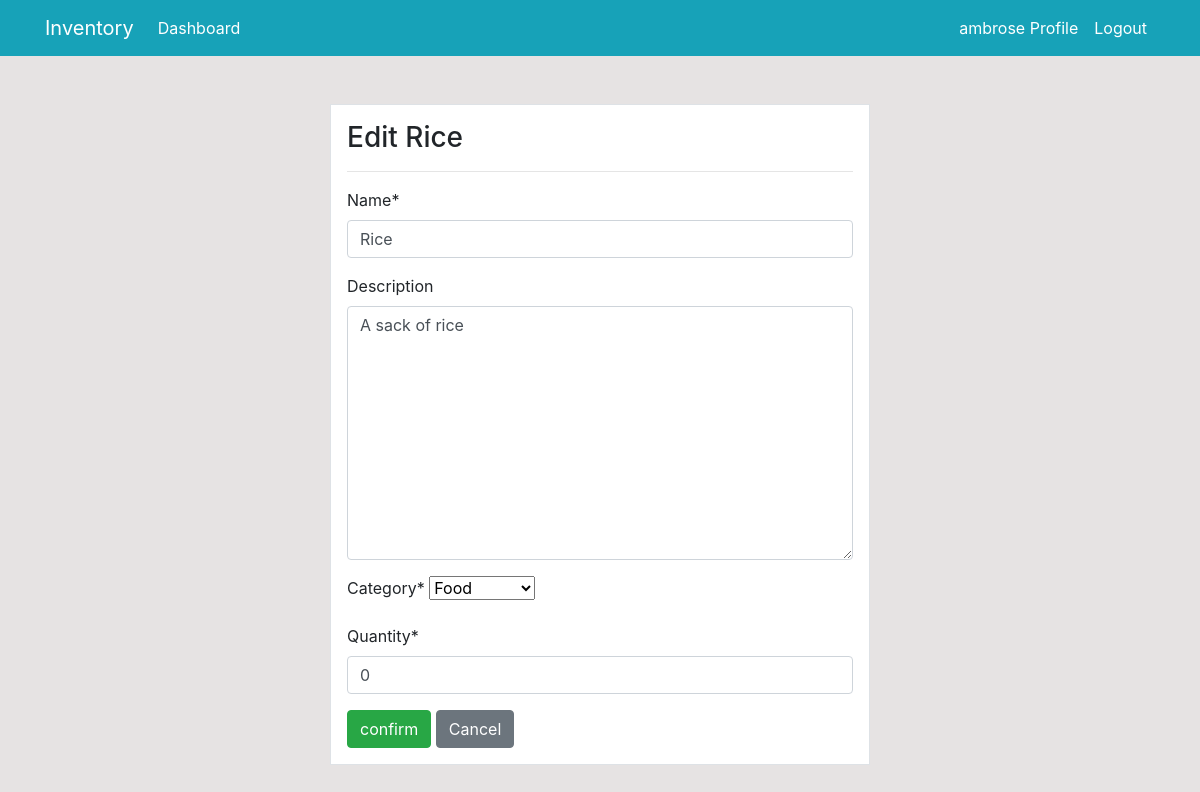
The page /products/update/2/ (signed in) on the database its author committed.
### dashboard/models.py (models this page shows, shortened)
class Product(models.Model):
    name = models.CharField(max_length=100, null=True)
    description = models.TextField(blank=True, null=True)
    category = models.ForeignKey(Category, related_name='products', on_delete=models.CASCADE, null=True)
    quantity = models.PositiveIntegerField(null=True)
    date_added = models.DateTimeField(auto_now_add=True, null=True)

class Category(models.Model):
    name = models.CharField(max_length=100, null=True)
    slug = models.SlugField(max_length=20, null=True)
    created_at = models.DateTimeField(auto_now_add=True, null=True)
    class Meta:
        ordering = ['created_at',]
        verbose_name_plural = 'Categories'
    def __str__(self):
        return self.name

### dashboard/views.py (the view)
# urls.py: path('products/update/<int:pk>/', views.product_update, name='dashboard-product-update'),
@login_required()
def product_update(request, pk):
    item = get_object_or_404(Product, pk=pk)
    if request.method == 'POST':
        form = ProductForm(request.POST, instance=item)
        if form.is_valid():
            form.save()
            return redirect('dashboard-product')
    else:
        form = ProductForm(instance=item)
    context = {
        'form':form,
        'item':item
    }
    return render(request, 'dashboard/product_update.html', context)

### dashboard/forms.py
class ProductForm(forms.ModelForm):
    class Meta:
        model = Product
        fields = ['name','description','category', 'quantity' ]

### templates/dashboard/product_update.html (shortened to what this page needs)
{% extends 'partials/base.html'%}
{% load crispy_forms_tags %}
{% block content%}
    <div class="container">
        <div class="row mt-5">
            <div class="col-md-6 offset-md-3">
                <div class="border bg-white p-3">
                    <h3>Edit {{ item.name }}</h3>
                    <hr>
                    <form method="post">
                        {{ form|crispy }}
                        <input class="btn btn-success" type="submit" value="confirm">
                        <a class="btn btn-secondary" href="{% url 'dashboard-product'%}">Cancel</a>
                    </form>
                </div>
            </div>
        </div>
    </div>
{% endblock %}

### templates/partials/nav.html (shortened to what this page needs)
<nav class="navbar navbar-expand-lg navbar-info bg-info">
    {% if user.is_authenticated %}
    <div class="container">
        <a class="navbar-brand text-white" href="{% url 'dashboard-index'%}">Inventory</a>
        <div class="collapse navbar-collapse" id="navbarSupportedContent">
            <ul class="navbar-nav mr-auto">
                <li class="nav-item active">
                    <a class="nav-link text-white" href="{% url 'dashboard-index'%}">Dashboard <span class="sr-only">(current)</span></a>
                </li>
            </ul>
            <ul class="navbar-nav ml-auto">
                <li class="nav-item active">
                    <a class="nav-link text-white" href="{% url 'user-profile'%}">{{user.username}} Profile <span class="sr-only">(current)</span></a>
                </li>
                <li class="nav-item">
                    <a class="nav-link text-white" href="#" onclick="event.preventDefault(); document.getElementById('logout-form').submit();">Logout</a>
                </li>
            </ul>
        </div>
    </div>
    {% endif %}
</nav>

### static/style.css (style rules this page uses)
body { background: rgb(230, 227, 227); }

### rows shown on the page
Product: name "Rice", description "A sack of rice", category "Food", quantity "0"

### other values the page prints
{{ user.username }} "ambrose"
